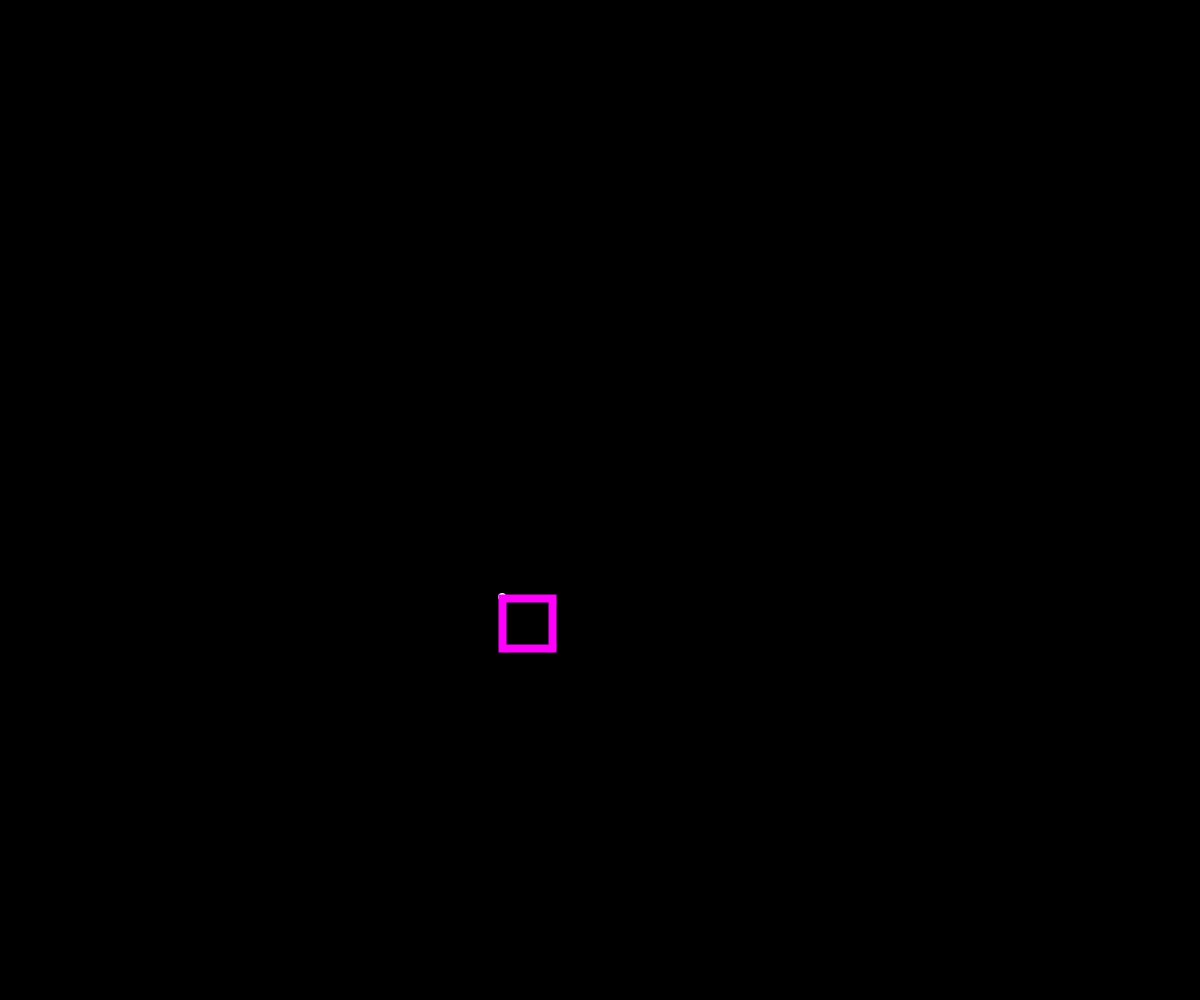
Frame 1 (no input)
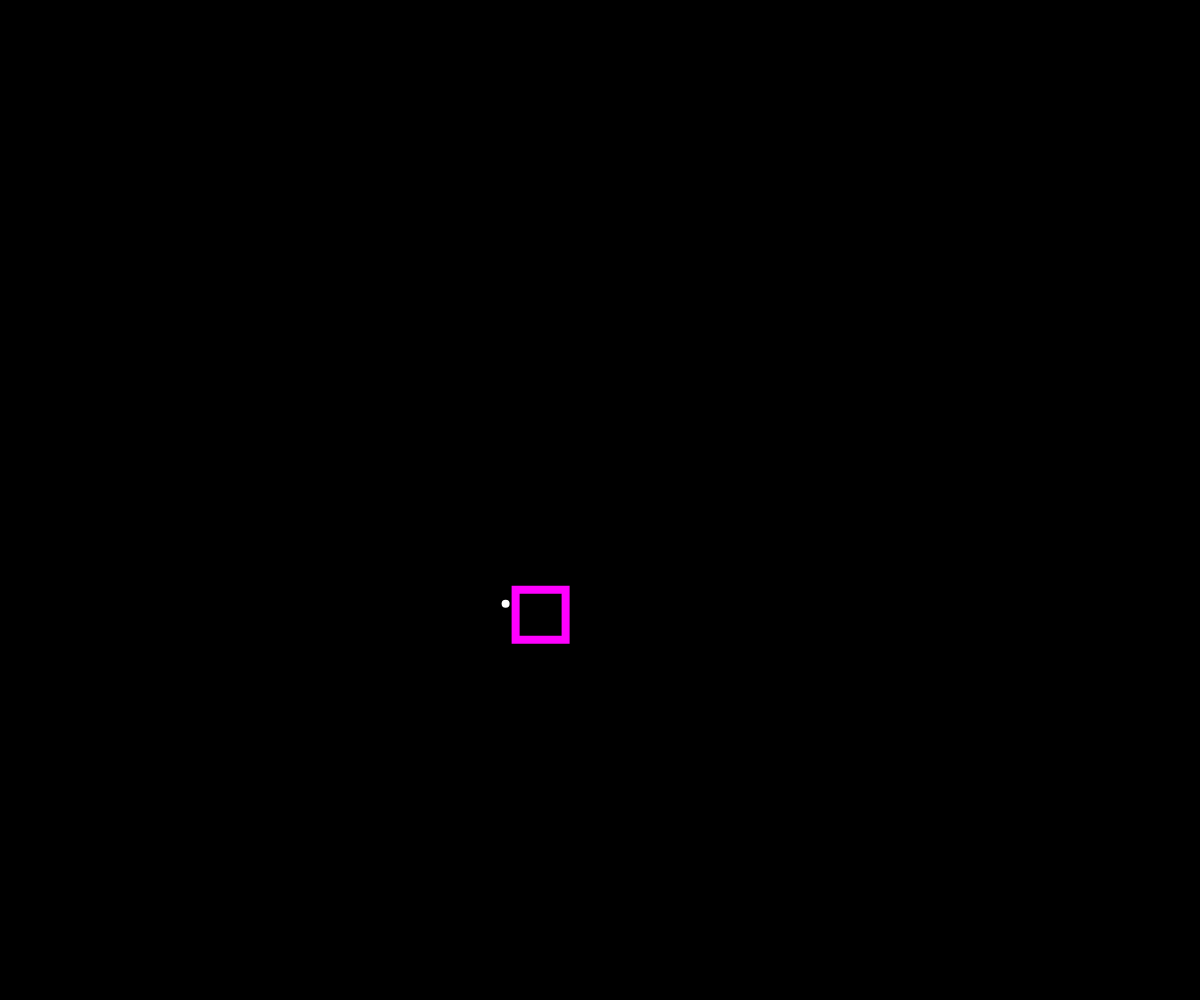
Frame 60 (no input)
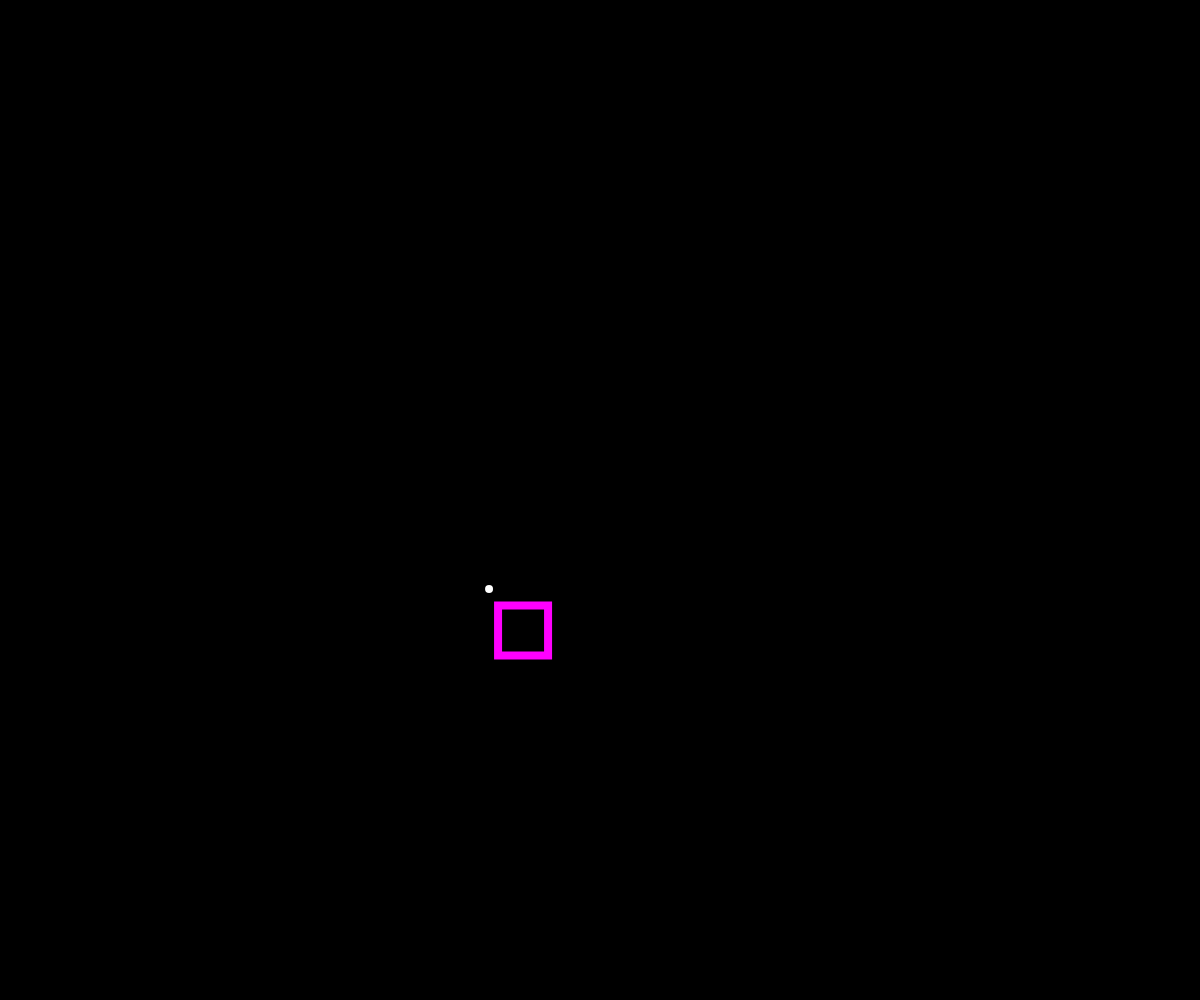
Frame 120 (the mouse pressed at the canvas centre since frame 60)

The p5.js sketch that drew these frames (run headless with seeded random() and noise() and a simulated clock; from frame 60 on, the mouse is pressed at the canvas centre):

// p5.js sketch
// ── sketch.js
var p;
var c;

function setup() {
    createCanvas(windowWidth, windowHeight);
    p=new Particle();
    c=new Confetti();

    console.log(p);
    console.log(c);

  }

  function draw() {
    background(0);
    p.update();
    p.show();
    c.update();
    c.show();
  }
    
// ── classes.js
function Particle(){
    this.x=500;
    this.y=600;
}
Particle.prototype.update= function(){
    this.x+=random(-5,5);
    this.y+=random(-5,5);
};

Particle.prototype.show= function(){
    stroke(255);
    strokeWeight(8);
    point(this.x,this.y);
};

//------------------------
//construct as a child
function Confetti(){
    Particle.call(this);
    this.col=color(255,0,255);
}
//create a new instamce of the prototype and tie it out
Confetti.prototype=Object.create(Particle.prototype);

Confetti.prototype.show= function(){
    stroke(this.col);
    noFill();
    strokeWeight(8);
    square(this.x,this.y,50);
};
